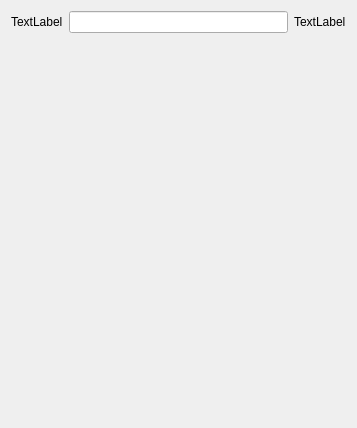
            <widget class="QWidget" name="scrollAreaWidgetContents_13">
             <property name="geometry">
              <rect>
               <x>0</x>
               <y>0</y>
               <width>357</width>
               <height>428</height>
              </rect>
             </property>
             <layout class="QGridLayout" name="gridLayout_9">
              <item row="0" column="1">
               <widget class="QLineEdit" name="lineEdit_2"/>
              </item>
              <item row="1" column="0">
               <spacer name="verticalSpacer_8">
                <property name="orientation">
                 <enum>Qt::Vertical</enum>
                </property>
                <property name="sizeHint" stdset="0">
                 <size>
                  <width>20</width>
                  <height>367</height>
                 </size>
                </property>
               </spacer>
              </item>
              <item row="0" column="0">
               <widget class="QLabel" name="label_4">
                <property name="text">
                 <string>TextLabel</string>
                </property>
               </widget>
              </item>
              <item row="0" column="2">
               <widget class="QLabel" name="label_5">
                <property name="text">
                 <string>TextLabel</string>
                </property>
               </widget>
              </item>
             </layout>
            </widget>
